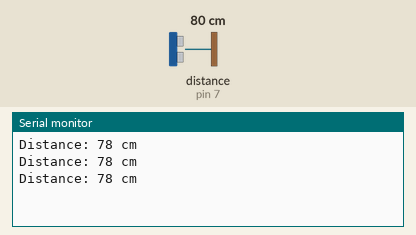
Simulated run of this sketch. Board: Arduino Uno, built with avr-gcc and run on an emulated ATmega328P. On the bench: the last lines printed to the serial monitor. Wiring (inferred from the names in the program): ultrasonic range finder: trigger pin 13; echo pin 7. Inputs (shaded band) come from the test bench; at power-on: distance to the obstacle (sensor on pin 7) 80 cm. The echo pulse lasts 58.3 µs per cm.

Above: at 1.3 s.
1.4 s: distance to the obstacle (sensor on pin 7) set to 2 cm
At 1.9 s:
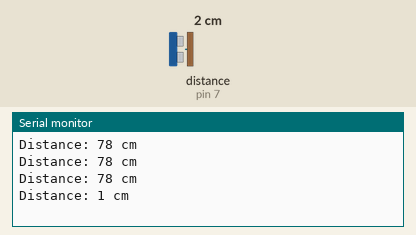
2.9 s: distance to the obstacle (sensor on pin 7) set to 4 cm
At 3.4 s:
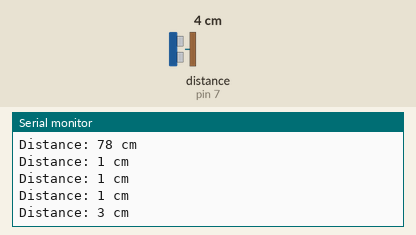
Timing chart, 0 to 5.9 s (numbered marks = the images above; inputs shaded):
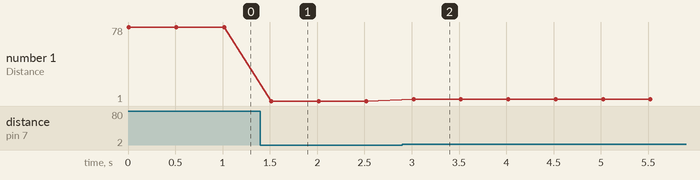

Measured:
- after the input at 1.4 s, the serial monitor: prints a new line after 0.12 s (image 1)
- after the input at 2.9 s, the serial monitor: prints a new line after 0.12 s (image 2)
- plotted number 1: 78 → 1 after the input at 1.4 s, 1 → 3 after the input at 2.9 s

The sketch:

ultrasonic_test.ino
```cpp
// Arduino code to test ultrasonic sensor (e.g., HC-SR04)

#define TRIG_PIN 13  // Define the pin for the Trigger
#define ECHO_PIN 7 // Define the pin for the Echo

void setup() {
  // Initialize serial communication
  Serial.begin(9600);

  // Set trig and echo pin modes
  pinMode(TRIG_PIN, OUTPUT);
  pinMode(ECHO_PIN, INPUT);
}

void loop() {
  // Clear the trig pin
  digitalWrite(TRIG_PIN, LOW);
  delayMicroseconds(2);

  // Set the trig pin HIGH for 10 microseconds
  digitalWrite(TRIG_PIN, HIGH);
  delayMicroseconds(10);
  digitalWrite(TRIG_PIN, LOW);

  // Read the echo pin and measure the duration of the pulse in microseconds
  long duration = pulseIn(ECHO_PIN, HIGH);

  // Calculate the distance in centimeters
  long distance = duration * 0.034 / 2;

  // Print the distance to the Serial Monitor
  Serial.print("Distance: ");
  Serial.print(distance);
  Serial.println(" cm");

  // Wait for a short period before the next measurement
  delay(500);
}
```
